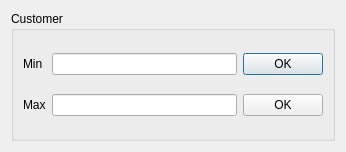
<?xml version="1.0" encoding="UTF-8"?>
<ui version="4.0">
 <class>ThresholdManagerSetting</class>
 <widget class="QDialog" name="ThresholdManagerSetting">
  <property name="geometry">
   <rect>
    <x>0</x>
    <y>0</y>
    <width>346</width>
    <height>152</height>
   </rect>
  </property>
  <property name="windowTitle">
   <string>Threshold Manager Setting</string>
  </property>
  <property name="windowIcon">
   <iconset resource="AG.qrc">
    <normaloff>:/AG-logo.png</normaloff>:/AG-logo.png</iconset>
  </property>
  <layout class="QGridLayout" name="gridLayout_2">
   <item row="0" column="0">
    <widget class="QGroupBox" name="groupBox">
     <property name="title">
      <string>Customer</string>
     </property>
     <layout class="QGridLayout" name="gridLayout">
      <item row="0" column="1">
       <widget class="QLineEdit" name="txt_Min"/>
      </item>
      <item row="0" column="0">
       <widget class="QLabel" name="label">
        <property name="text">
         <string>Min</string>
        </property>
       </widget>
      </item>
      <item row="2" column="0">
       <widget class="QLabel" name="label_2">
        <property name="text">
         <string>Max</string>
        </property>
       </widget>
      </item>
      <item row="0" column="2">
       <widget class="QPushButton" name="btnSetMin">
        <property name="text">
         <string>OK</string>
        </property>
       </widget>
      </item>
      <item row="2" column="1">
       <widget class="QLineEdit" name="txt_Max"/>
      </item>
      <item row="2" column="2">
       <widget class="QPushButton" name="btnSetMax">
        <property name="text">
         <string>OK</string>
        </property>
       </widget>
      </item>
     </layout>
    </widget>
   </item>
  </layout>
 </widget>
 <resources>
  <include location="AG.qrc"/>
 </resources>
 <connections/>
</ui>
